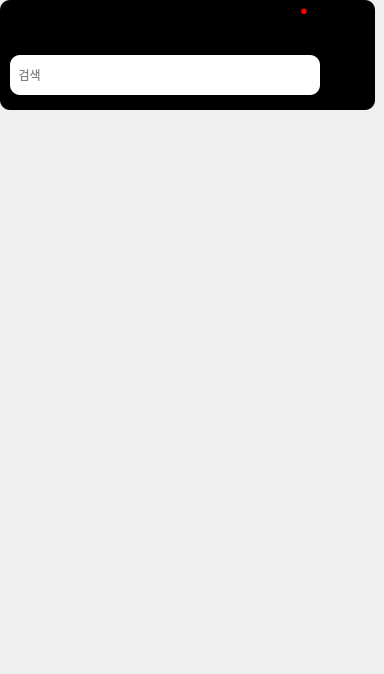
     <widget class="QWidget" name="page">
      <widget class="QPushButton" name="Btn_Burger_3">
       <property name="geometry">
        <rect>
         <x>195</x>
         <y>120</y>
         <width>80</width>
         <height>80</height>
        </rect>
       </property>
       <property name="cursor">
        <cursorShape>PointingHandCursor</cursorShape>
       </property>
       <property name="text">
        <string/>
       </property>
       <property name="icon">
        <iconset resource="Resource.qrc">
         <normaloff>:/Image/Burger.png</normaloff>:/Image/Burger.png</iconset>
       </property>
       <property name="iconSize">
        <size>
         <width>75</width>
         <height>75</height>
        </size>
       </property>
       <property name="flat">
        <bool>true</bool>
       </property>
      </widget>
      <widget class="QPushButton" name="Btn_Profile">
       <property name="geometry">
        <rect>
         <x>290</x>
         <y>585</y>
         <width>80</width>
         <height>80</height>
        </rect>
       </property>
       <property name="cursor">
        <cursorShape>PointingHandCursor</cursorShape>
       </property>
       <property name="styleSheet">
        <string notr="true">border-image: url(:/Image/profile.png);</string>
       </property>
       <property name="text">
        <string/>
       </property>
       <property name="flat">
        <bool>true</bool>
       </property>
      </widget>
      <widget class="QPushButton" name="Btn_Heart">
       <property name="geometry">
        <rect>
         <x>95</x>
         <y>585</y>
         <width>80</width>
         <height>80</height>
        </rect>
       </property>
       <property name="cursor">
        <cursorShape>PointingHandCursor</cursorShape>
       </property>
       <property name="styleSheet">
        <string notr="true">border-image: url(:/Image/heart.png);</string>
       </property>
       <property name="text">
        <string/>
       </property>
       <property name="flat">
        <bool>true</bool>
       </property>
      </widget>
      <widget class="QLineEdit" name="Search_Edit">
       <property name="geometry">
        <rect>
         <x>10</x>
         <y>55</y>
         <width>310</width>
         <height>40</height>
        </rect>
       </property>
       <property name="styleSheet">
        <string notr="true">border-radius:10px;</string>
       </property>
       <property name="placeholderText">
        <string>  검색</string>
       </property>
      </widget>
      <widget class="QPushButton" name="Btn_Alarm">
       <property name="geometry">
        <rect>
         <x>265</x>
         <y>0</y>
         <width>50</width>
         <height>50</height>
        </rect>
       </property>
       <property name="cursor">
        <cursorShape>PointingHandCursor</cursorShape>
       </property>
       <property name="text">
        <string/>
       </property>
       <property name="icon">
        <iconset resource="Resource.qrc">
         <normaloff>:/Image/Alarm.png</normaloff>:/Image/Alarm.png</iconset>
       </property>
       <property name="iconSize">
        <size>
         <width>50</width>
         <height>50</height>
        </size>
       </property>
       <property name="flat">
        <bool>true</bool>
       </property>
      </widget>
      <widget class="QPushButton" name="Btn_Marcket2">
       <property name="geometry">
        <rect>
         <x>0</x>
         <y>330</y>
         <width>375</width>
         <height>121</height>
        </rect>
       </property>
       <property name="cursor">
        <cursorShape>PointingHandCursor</cursorShape>
       </property>
       <property name="text">
        <string/>
       </property>
       <property name="flat">
        <bool>true</bool>
       </property>
      </widget>
      <widget class="QPushButton" name="Btn_List">
       <property name="geometry">
        <rect>
         <x>195</x>
         <y>585</y>
         <width>80</width>
         <height>80</height>
        </rect>
       </property>
       <property name="cursor">
        <cursorShape>PointingHandCursor</cursorShape>
       </property>
       <property name="styleSheet">
        <string notr="true">border-image: url(:/Image/order.png);</string>
       </property>
       <property name="text">
        <string/>
       </property>
       <property name="flat">
        <bool>true</bool>
       </property>
      </widget>
      <widget class="QLabel" name="lb_Marcket_Info2">
       <property name="geometry">
        <rect>
         <x>0</x>
         <y>525</y>
         <width>371</width>
         <height>51</height>
        </rect>
       </property>
      </widget>
      <widget class="QLabel" name="lb_Photo_Marcket2">
       <property name="geometry">
        <rect>
         <x>0</x>
         <y>330</y>
         <width>375</width>
         <height>121</height>
        </rect>
       </property>
       <property name="text">
        <string/>
       </property>
       <property name="pixmap">
        <pixmap resource="Resource.qrc">:/Image/ad2.png</pixmap>
       </property>
       <property name="scaledContents">
        <bool>true</bool>
       </property>
       <property name="alignment">
        <set>Qt::AlignCenter</set>
       </property>
      </widget>
      <widget class="QLabel" name="lb_Address">
       <property name="geometry">
        <rect>
         <x>5</x>
         <y>5</y>
         <width>151</width>
         <height>41</height>
        </rect>
       </property>
       <property name="font">
        <font>
         <pointsize>10</pointsize>
         <bold>true</bold>
        </font>
       </property>
       <property name="styleSheet">
        <string notr="true">border-image: url(:/Image/Address.png);
background-color: rgb(0, 0, 0);</string>
       </property>
       <property name="text">
        <string/>
       </property>
      </widget>
      <widget class="QPushButton" name="Btn_Search">
       <property name="geometry">
        <rect>
         <x>330</x>
         <y>60</y>
         <width>30</width>
         <height>30</height>
        </rect>
       </property>
       <property name="cursor">
        <cursorShape>PointingHandCursor</cursorShape>
       </property>
       <property name="styleSheet">
        <string notr="true">border-image: url(:/Image/search.png);
background-color: rgb(0, 0, 0);</string>
       </property>
       <property name="text">
        <string/>
       </property>
       <property name="flat">
        <bool>true</bool>
       </property>
      </widget>
      <widget class="QPushButton" name="Btn_Inquire">
       <property name="geometry">
        <rect>
         <x>0</x>
         <y>585</y>
         <width>80</width>
         <height>80</height>
        </rect>
       </property>
       <property name="cursor">
        <cursorShape>PointingHandCursor</cursorShape>
       </property>
       <property name="styleSheet">
        <string notr="true">border-image: url(:/Image/center.PNG);</string>
       </property>
       <property name="text">
        <string/>
       </property>
       <property name="flat">
        <bool>true</bool>
       </property>
      </widget>
      <widget class="QPushButton" name="Btn_Pizza_1">
       <property name="geometry">
        <rect>
         <x>0</x>
         <y>120</y>
         <width>80</width>
         <height>80</height>
        </rect>
       </property>
       <property name="cursor">
        <cursorShape>PointingHandCursor</cursorShape>
       </property>
       <property name="text">
        <string/>
       </property>
       <property name="icon">
        <iconset resource="Resource.qrc">
         <normaloff>:/Image/Pizza.png</normaloff>:/Image/Pizza.png</iconset>
       </property>
       <property name="iconSize">
        <size>
         <width>75</width>
         <height>75</height>
        </size>
       </property>
       <property name="flat">
        <bool>true</bool>
       </property>
      </widget>
      <widget class="QLabel" name="label">
       <property name="geometry">
        <rect>
         <x>0</x>
         <y>0</y>
         <width>375</width>
         <height>110</height>
        </rect>
       </property>
       <property name="styleSheet">
        <string notr="true">background-color: rgb(0, 0, 0);
border-radius:10px;
</string>
       </property>
       <property name="text">
        <string/>
       </property>
      </widget>
      <widget class="QPushButton" name="Btn_Chicken_2">
       <property name="geometry">
        <rect>
         <x>95</x>
         <y>120</y>
         <width>80</width>
         <height>80</height>
        </rect>
       </property>
       <property name="cursor">
        <cursorShape>PointingHandCursor</cursorShape>
       </property>
       <property name="text">
        <string/>
       </property>
       <property name="icon">
        <iconset resource="Resource.qrc">
         <normaloff>:/Image/Chicken.png</normaloff>:/Image/Chicken.png</iconset>
       </property>
       <property name="iconSize">
        <size>
         <width>75</width>
         <height>75</height>
        </size>
       </property>
       <property name="flat">
        <bool>true</bool>
       </property>
      </widget>
      <widget class="QLabel" name="lb_Photo_Marcket1">
       <property name="geometry">
        <rect>
         <x>0</x>
         <y>210</y>
         <width>375</width>
         <height>121</height>
        </rect>
       </property>
       <property name="text">
        <string/>
       </property>
       <property name="pixmap">
        <pixmap resource="Resource.qrc">:/Image/ad1.png</pixmap>
       </property>
       <property name="scaledContents">
        <bool>true</bool>
       </property>
       <property name="alignment">
        <set>Qt::AlignCenter</set>
       </property>
      </widget>
      <widget class="QPushButton" name="Btn_Meat_4">
       <property name="geometry">
        <rect>
         <x>290</x>
         <y>120</y>
         <width>80</width>
         <height>80</height>
        </rect>
       </property>
       <property name="cursor">
        <cursorShape>PointingHandCursor</cursorShape>
       </property>
       <property name="text">
        <string/>
       </property>
       <property name="icon">
        <iconset resource="Resource.qrc">
         <normaloff>:/Image/Meat.png</normaloff>:/Image/Meat.png</iconset>
       </property>
       <property name="iconSize">
        <size>
         <width>75</width>
         <height>75</height>
        </size>
       </property>
       <property name="flat">
        <bool>true</bool>
       </property>
      </widget>
      <widget class="QPushButton" name="Btn_Marcket1">
       <property name="geometry">
        <rect>
         <x>0</x>
         <y>210</y>
         <width>375</width>
         <height>121</height>
        </rect>
       </property>
       <property name="cursor">
        <cursorShape>PointingHandCursor</cursorShape>
       </property>
       <property name="text">
        <string/>
       </property>
       <property name="flat">
        <bool>true</bool>
       </property>
      </widget>
      <widget class="QPushButton" name="Btn_Bascket">
       <property name="geometry">
        <rect>
         <x>315</x>
         <y>0</y>
         <width>50</width>
         <height>50</height>
        </rect>
       </property>
       <property name="cursor">
        <cursorShape>PointingHandCursor</cursorShape>
       </property>
       <property name="styleSheet">
        <string notr="true">border-image: url(:/Image/Baskcet_2.png);
background-color: rgb(0, 0, 0);</string>
       </property>
       <property name="text">
        <string/>
       </property>
       <property name="iconSize">
        <size>
         <width>50</width>
         <height>50</height>
        </size>
       </property>
       <property name="flat">
        <bool>true</bool>
       </property>
      </widget>
      <widget class="QLabel" name="redPoint">
       <property name="geometry">
        <rect>
         <x>300</x>
         <y>0</y>
         <width>20</width>
         <height>20</height>
        </rect>
       </property>
       <property name="maximumSize">
        <size>
         <width>100</width>
         <height>100</height>
        </size>
       </property>
       <property name="font">
        <font>
         <pointsize>10</pointsize>
         <bold>true</bold>
        </font>
       </property>
       <property name="styleSheet">
        <string notr="true">color: rgb(255, 0, 0);
background-color: rgb(0, 0, 0);</string>
       </property>
       <property name="text">
        <string>●</string>
       </property>
      </widget>
      <zorder>label</zorder>
      <zorder>lb_Photo_Marcket1</zorder>
      <zorder>Btn_Marcket1</zorder>
      <zorder>Btn_Burger_3</zorder>
      <zorder>Search_Edit</zorder>
      <zorder>lb_Marcket_Info2</zorder>
      <zorder>lb_Photo_Marcket2</zorder>
      <zorder>lb_Address</zorder>
      <zorder>Btn_Pizza_1</zorder>
      <zorder>Btn_Chicken_2</zorder>
      <zorder>Btn_Meat_4</zorder>
      <zorder>Btn_Marcket2</zorder>
      <zorder>Btn_Bascket</zorder>
      <zorder>Btn_Alarm</zorder>
      <zorder>Btn_Search</zorder>
      <zorder>Btn_Inquire</zorder>
      <zorder>Btn_Profile</zorder>
      <zorder>Btn_List</zorder>
      <zorder>Btn_Heart</zorder>
      <zorder>redPoint</zorder>
     </widget>
